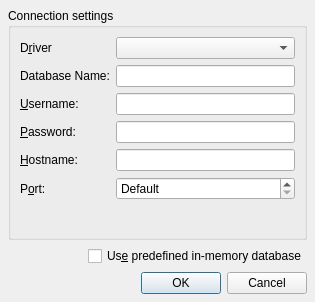
<ui version="4.0" >
 <author></author>
 <comment></comment>
 <exportmacro></exportmacro>
 <class>QSqlConnectionDialogUi</class>
 <widget class="QDialog" name="QSqlConnectionDialogUi" >
  <property name="geometry" >
   <rect>
    <x>0</x>
    <y>0</y>
    <width>315</width>
    <height>302</height>
   </rect>
  </property>
  <property name="windowTitle" >
   <string>Connect...</string>
  </property>
  <layout class="QVBoxLayout" >
   <property name="margin" >
    <number>8</number>
   </property>
   <property name="spacing" >
    <number>6</number>
   </property>
   <item>
    <widget class="QGroupBox" name="connGroupBox" >
     <property name="title" >
      <string>Connection settings</string>
     </property>
     <layout class="QFormLayout" name="formLayout">
      <item row="0" column="1" >
       <widget class="QComboBox" name="comboDriver" />
      </item>
      <item row="2" column="0" >
       <widget class="QLabel" name="textLabel4" >
        <property name="text" >
         <string>&amp;Username:</string>
        </property>
        <property name="buddy" >
         <cstring>editUsername</cstring>
        </property>
       </widget>
      </item>
      <item row="0" column="0" >
       <widget class="QLabel" name="textLabel2" >
        <property name="text" >
         <string>D&amp;river</string>
        </property>
        <property name="buddy" >
         <cstring>comboDriver</cstring>
        </property>
       </widget>
      </item>
      <item row="1" column="1" >
       <widget class="QLineEdit" name="editDatabase" />
      </item>
      <item row="5" column="1" >
       <widget class="QSpinBox" name="portSpinBox" >
        <property name="specialValueText" >
         <string>Default</string>
        </property>
        <property name="maximum" >
         <number>65535</number>
        </property>
        <property name="minimum" >
         <number>-1</number>
        </property>
        <property name="value" >
         <number>-1</number>
        </property>
       </widget>
      </item>
      <item row="1" column="0" >
       <widget class="QLabel" name="textLabel3" >
        <property name="text" >
         <string>Database Name:</string>
        </property>
        <property name="buddy" >
         <cstring>editDatabase</cstring>
        </property>
       </widget>
      </item>
      <item row="3" column="1" >
       <widget class="QLineEdit" name="editPassword" >
        <property name="echoMode" >
         <enum>QLineEdit::Password</enum>
        </property>
       </widget>
      </item>
      <item row="2" column="1" >
       <widget class="QLineEdit" name="editUsername" />
      </item>
      <item row="4" column="1" >
       <widget class="QLineEdit" name="editHostname" />
      </item>
      <item row="4" column="0" >
       <widget class="QLabel" name="textLabel5" >
        <property name="text" >
         <string>&amp;Hostname:</string>
        </property>
        <property name="buddy" >
         <cstring>editHostname</cstring>
        </property>
       </widget>
      </item>
      <item row="5" column="0" >
       <widget class="QLabel" name="textLabel5_2" >
        <property name="text" >
         <string>P&amp;ort:</string>
        </property>
        <property name="buddy" >
         <cstring>portSpinBox</cstring>
        </property>
       </widget>
      </item>
      <item row="3" column="0" >
       <widget class="QLabel" name="textLabel4_2" >
        <property name="text" >
         <string>&amp;Password:</string>
        </property>
        <property name="buddy" >
         <cstring>editPassword</cstring>
        </property>
       </widget>
      </item>
     </layout>
    </widget>
   </item>
   <item>
    <layout class="QHBoxLayout" >
     <property name="margin" >
      <number>0</number>
     </property>
     <property name="spacing" >
      <number>6</number>
     </property>
     <item>
      <spacer>
       <property name="orientation" >
        <enum>Qt::Horizontal</enum>
       </property>
       <property name="sizeHint" >
        <size>
         <width>40</width>
         <height>20</height>
        </size>
       </property>
      </spacer>
     </item>
     <item>
      <widget class="QCheckBox" name="dbCheckBox" >
       <property name="text" >
        <string>Us&amp;e predefined in-memory database</string>
       </property>
      </widget>
     </item>
    </layout>
   </item>
   <item>
    <widget class="QDialogButtonBox" name="buttonBox">
     <property name="standardButtons">
      <set>QDialogButtonBox::StandardButton::Cancel|QDialogButtonBox::StandardButton::Ok</set>
     </property>
    </widget>
   </item>
  </layout>
 </widget>
 <pixmapfunction></pixmapfunction>
 <tabstops>
  <tabstop>comboDriver</tabstop>
  <tabstop>editDatabase</tabstop>
  <tabstop>editUsername</tabstop>
  <tabstop>editPassword</tabstop>
  <tabstop>editHostname</tabstop>
  <tabstop>portSpinBox</tabstop>
  <tabstop>dbCheckBox</tabstop>
 </tabstops>
 <resources/>
 <connections>
  <connection>
   <sender>dbCheckBox</sender>
   <signal>toggled(bool)</signal>
   <receiver>connGroupBox</receiver>
   <slot>setDisabled(bool)</slot>
   <hints>
    <hint type="sourcelabel">
     <x>165</x>
     <y>248</y>
    </hint>
    <hint type="destinationlabel">
     <x>107</x>
     <y>221</y>
    </hint>
   </hints>
  </connection>
  <connection>
   <sender>buttonBox</sender>
   <signal>accepted()</signal>
   <receiver>QSqlConnectionDialogUi</receiver>
   <slot>accept()</slot>
   <hints>
    <hint type="sourcelabel">
     <x>19</x>
     <y>278</y>
    </hint>
    <hint type="destinationlabel">
     <x>20</x>
     <y>244</y>
    </hint>
   </hints>
  </connection>
  <connection>
   <sender>buttonBox</sender>
   <signal>rejected()</signal>
   <receiver>QSqlConnectionDialogUi</receiver>
   <slot>reject()</slot>
   <hints>
    <hint type="sourcelabel">
     <x>58</x>
     <y>276</y>
    </hint>
    <hint type="destinationlabel">
     <x>58</x>
     <y>258</y>
    </hint>
   </hints>
  </connection>
 </connections>
</ui>
